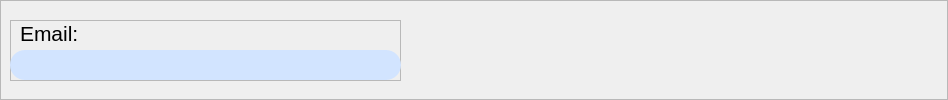
                  <widget class="QFrame" name="frame_37">
                   <property name="minimumSize">
                    <size>
                     <width>948</width>
                     <height>100</height>
                    </size>
                   </property>
                   <property name="maximumSize">
                    <size>
                     <width>16777215</width>
                     <height>61</height>
                    </size>
                   </property>
                   <property name="frameShape">
                    <enum>QFrame::StyledPanel</enum>
                   </property>
                   <property name="frameShadow">
                    <enum>QFrame::Raised</enum>
                   </property>
                   <widget class="QFrame" name="frame_38">
                    <property name="geometry">
                     <rect>
                      <x>10</x>
                      <y>20</y>
                      <width>391</width>
                      <height>61</height>
                     </rect>
                    </property>
                    <property name="minimumSize">
                     <size>
                      <width>391</width>
                      <height>60</height>
                     </size>
                    </property>
                    <property name="maximumSize">
                     <size>
                      <width>16777215</width>
                      <height>61</height>
                     </size>
                    </property>
                    <property name="frameShape">
                     <enum>QFrame::StyledPanel</enum>
                    </property>
                    <property name="frameShadow">
                     <enum>QFrame::Raised</enum>
                    </property>
                    <widget class="QLineEdit" name="lineEdit_cad_email">
                     <property name="geometry">
                      <rect>
                       <x>0</x>
                       <y>30</y>
                       <width>391</width>
                       <height>30</height>
                      </rect>
                     </property>
                     <property name="minimumSize">
                      <size>
                       <width>391</width>
                       <height>30</height>
                      </size>
                     </property>
                     <property name="maximumSize">
                      <size>
                       <width>391</width>
                       <height>16777215</height>
                      </size>
                     </property>
                     <property name="font">
                      <font>
                       <pointsize>10</pointsize>
                      </font>
                     </property>
                     <property name="styleSheet">
                      <string notr="true">border-radius:15px ;background:rgb(210, 228, 255);</string>
                     </property>
                    </widget>
                    <widget class="QLabel" name="label_cad_email">
                     <property name="geometry">
                      <rect>
                       <x>10</x>
                       <y>0</y>
                       <width>81</width>
                       <height>26</height>
                      </rect>
                     </property>
                     <property name="font">
                      <font>
                       <pointsize>16</pointsize>
                      </font>
                     </property>
                     <property name="text">
                      <string>Email:</string>
                     </property>
                    </widget>
                   </widget>
                  </widget>
